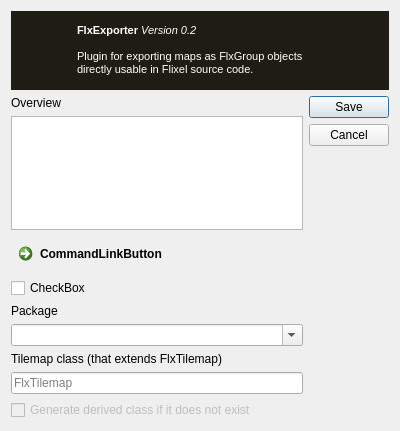
<?xml version="1.0" encoding="UTF-8"?>
<ui version="4.0">
 <class>SettingsDialog</class>
 <widget class="QDialog" name="SettingsDialog">
  <property name="geometry">
   <rect>
    <x>0</x>
    <y>0</y>
    <width>400</width>
    <height>431</height>
   </rect>
  </property>
  <property name="windowTitle">
   <string>Dialog</string>
  </property>
  <layout class="QGridLayout" name="gridLayout">
   <item row="0" column="3">
    <layout class="QVBoxLayout" name="verticalLayout_2">
     <item>
      <layout class="QHBoxLayout" name="horizontalLayout_5">
       <item>
        <widget class="QWidget" name="widget" native="true">
         <property name="minimumSize">
          <size>
           <width>0</width>
           <height>79</height>
          </size>
         </property>
         <property name="styleSheet">
          <string notr="true">background-color: rgb(31, 28, 19);</string>
         </property>
         <widget class="QWidget" name="horizontalLayoutWidget_3">
          <property name="geometry">
           <rect>
            <x>0</x>
            <y>-1</y>
            <width>381</width>
            <height>81</height>
           </rect>
          </property>
          <layout class="QHBoxLayout" name="horizontalLayout_6">
           <item>
            <spacer name="horizontalSpacer_2">
             <property name="orientation">
              <enum>Qt::Horizontal</enum>
             </property>
             <property name="sizeType">
              <enum>QSizePolicy::Fixed</enum>
             </property>
             <property name="sizeHint" stdset="0">
              <size>
               <width>10</width>
               <height>20</height>
              </size>
             </property>
            </spacer>
           </item>
           <item>
            <widget class="QLabel" name="label_3">
             <property name="minimumSize">
              <size>
               <width>50</width>
               <height>0</height>
              </size>
             </property>
             <property name="text">
              <string/>
             </property>
             <property name="pixmap">
              <pixmap resource="ASTemplates.qrc">:/flixel.gif</pixmap>
             </property>
            </widget>
           </item>
           <item>
            <widget class="QLabel" name="iconLabel">
             <property name="enabled">
              <bool>true</bool>
             </property>
             <property name="minimumSize">
              <size>
               <width>250</width>
               <height>0</height>
              </size>
             </property>
             <property name="autoFillBackground">
              <bool>false</bool>
             </property>
             <property name="styleSheet">
              <string notr="true">color: rgb(255, 255, 255);</string>
             </property>
             <property name="text">
              <string>&lt;!DOCTYPE HTML PUBLIC &quot;-//W3C//DTD HTML 4.0//EN&quot; &quot;http://www.w3.org/TR/REC-html40/strict.dtd&quot;&gt;
&lt;html&gt;&lt;head&gt;&lt;meta name=&quot;qrichtext&quot; content=&quot;1&quot; /&gt;&lt;style type=&quot;text/css&quot;&gt;
p, li { white-space: pre-wrap; }
&lt;/style&gt;&lt;/head&gt;&lt;body style=&quot; font-family:'MS Shell Dlg 2'; font-size:8.25pt; font-weight:400; font-style:normal;&quot;&gt;
&lt;p style=&quot; margin-top:0px; margin-bottom:0px; margin-left:0px; margin-right:0px; -qt-block-indent:0; text-indent:0px;&quot;&gt;&lt;span style=&quot; font-size:8pt; font-weight:600;&quot;&gt;FlxExporter &lt;/span&gt;&lt;span style=&quot; font-size:8pt; font-style:italic;&quot;&gt;Version 0.2&lt;/span&gt;&lt;/p&gt;
&lt;p style=&quot;-qt-paragraph-type:empty; margin-top:0px; margin-bottom:0px; margin-left:0px; margin-right:0px; -qt-block-indent:0; text-indent:0px; font-size:8pt; font-style:italic;&quot;&gt;&lt;/p&gt;
&lt;p style=&quot; margin-top:0px; margin-bottom:0px; margin-left:0px; margin-right:0px; -qt-block-indent:0; text-indent:0px;&quot;&gt;&lt;span style=&quot; font-size:8pt;&quot;&gt;Plugin for exporting maps as FlxGroup objects directly usable in Flixel source code.&lt;/span&gt;&lt;/p&gt;&lt;/body&gt;&lt;/html&gt;</string>
             </property>
             <property name="wordWrap">
              <bool>true</bool>
             </property>
            </widget>
           </item>
           <item>
            <spacer name="horizontalSpacer">
             <property name="orientation">
              <enum>Qt::Horizontal</enum>
             </property>
             <property name="sizeHint" stdset="0">
              <size>
               <width>40</width>
               <height>20</height>
              </size>
             </property>
            </spacer>
           </item>
          </layout>
         </widget>
        </widget>
       </item>
      </layout>
     </item>
     <item>
      <layout class="QHBoxLayout" name="horizontalLayout_4">
       <item>
        <layout class="QVBoxLayout" name="verticalLayout">
         <item>
          <widget class="QLabel" name="label">
           <property name="text">
            <string>Overview</string>
           </property>
          </widget>
         </item>
         <item>
          <widget class="QTextEdit" name="overviewEdit">
           <property name="styleSheet">
            <string notr="true"/>
           </property>
           <property name="readOnly">
            <bool>true</bool>
           </property>
           <property name="html">
            <string>&lt;!DOCTYPE HTML PUBLIC &quot;-//W3C//DTD HTML 4.0//EN&quot; &quot;http://www.w3.org/TR/REC-html40/strict.dtd&quot;&gt;
&lt;html&gt;&lt;head&gt;&lt;meta name=&quot;qrichtext&quot; content=&quot;1&quot; /&gt;&lt;style type=&quot;text/css&quot;&gt;
p, li { white-space: pre-wrap; }
&lt;/style&gt;&lt;/head&gt;&lt;body style=&quot; font-family:'MS Shell Dlg 2'; font-size:8.25pt; font-weight:400; font-style:normal;&quot;&gt;
&lt;p style=&quot;-qt-paragraph-type:empty; margin-top:0px; margin-bottom:0px; margin-left:0px; margin-right:0px; -qt-block-indent:0; text-indent:0px; font-size:8pt;&quot;&gt;&lt;/p&gt;&lt;/body&gt;&lt;/html&gt;</string>
           </property>
          </widget>
         </item>
         <item>
          <widget class="QCommandLinkButton" name="commandLinkButton">
           <property name="text">
            <string>CommandLinkButton</string>
           </property>
          </widget>
         </item>
         <item>
          <widget class="QCheckBox" name="checkBox">
           <property name="text">
            <string>CheckBox</string>
           </property>
          </widget>
         </item>
         <item>
          <widget class="QLabel" name="label_2">
           <property name="text">
            <string>Package</string>
           </property>
          </widget>
         </item>
         <item>
          <widget class="QComboBox" name="packageBox">
           <property name="editable">
            <bool>true</bool>
           </property>
          </widget>
         </item>
         <item>
          <widget class="QLabel" name="label_4">
           <property name="text">
            <string>Tilemap class (that extends FlxTilemap)</string>
           </property>
          </widget>
         </item>
         <item>
          <widget class="QLineEdit" name="tilemapClassEdit">
           <property name="styleSheet">
            <string notr="true"/>
           </property>
           <property name="text">
            <string/>
           </property>
           <property name="placeholderText">
            <string>FlxTilemap</string>
           </property>
          </widget>
         </item>
         <item>
          <widget class="QCheckBox" name="genDerived">
           <property name="enabled">
            <bool>false</bool>
           </property>
           <property name="text">
            <string>Generate derived class if it does not exist</string>
           </property>
          </widget>
         </item>
        </layout>
       </item>
       <item>
        <widget class="QDialogButtonBox" name="buttonBox">
         <property name="orientation">
          <enum>Qt::Vertical</enum>
         </property>
         <property name="standardButtons">
          <set>QDialogButtonBox::Cancel|QDialogButtonBox::Save</set>
         </property>
        </widget>
       </item>
      </layout>
     </item>
    </layout>
   </item>
  </layout>
 </widget>
 <resources>
  <include location="ASTemplates.qrc"/>
 </resources>
 <connections>
  <connection>
   <sender>buttonBox</sender>
   <signal>accepted()</signal>
   <receiver>SettingsDialog</receiver>
   <slot>accept()</slot>
   <hints>
    <hint type="sourcelabel">
     <x>334</x>
     <y>17</y>
    </hint>
    <hint type="destinationlabel">
     <x>312</x>
     <y>15</y>
    </hint>
   </hints>
  </connection>
  <connection>
   <sender>buttonBox</sender>
   <signal>rejected()</signal>
   <receiver>SettingsDialog</receiver>
   <slot>reject()</slot>
   <hints>
    <hint type="sourcelabel">
     <x>337</x>
     <y>80</y>
    </hint>
    <hint type="destinationlabel">
     <x>310</x>
     <y>92</y>
    </hint>
   </hints>
  </connection>
 </connections>
</ui>
